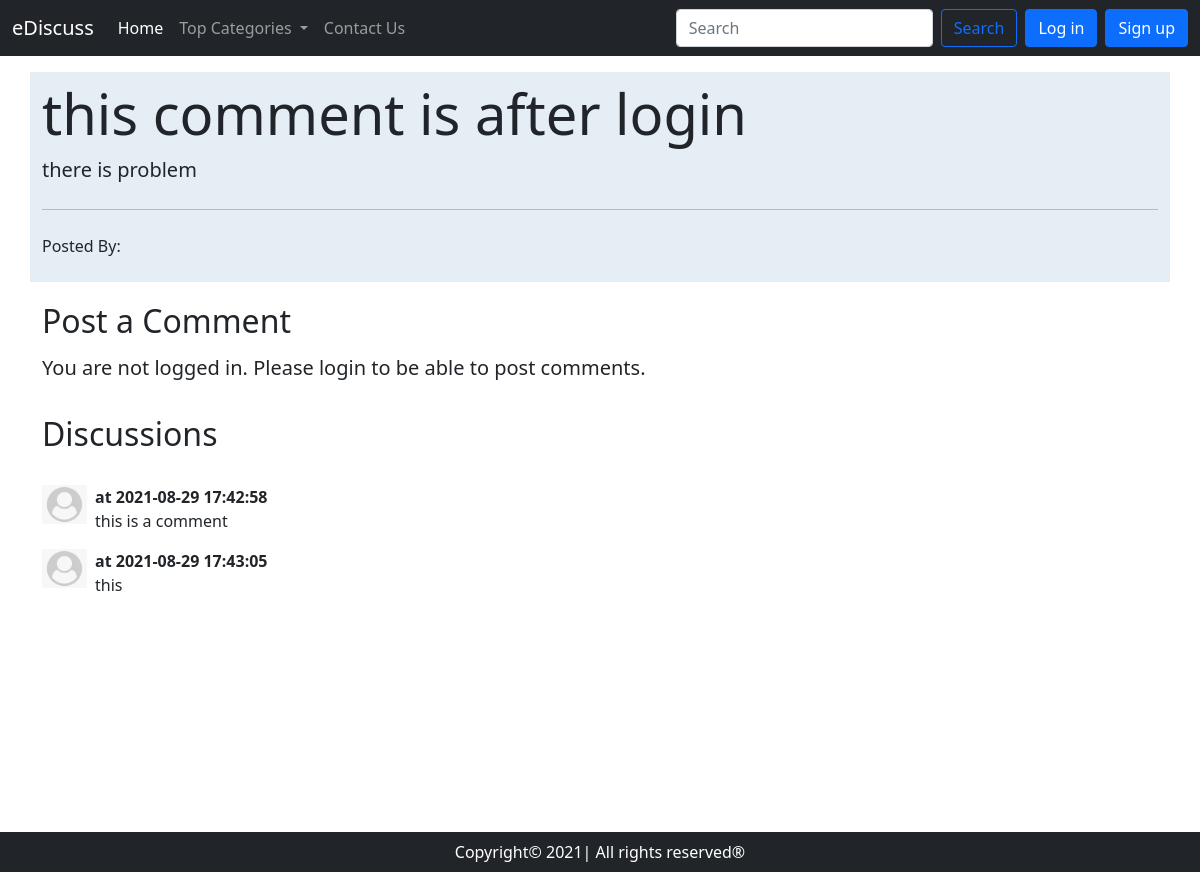
The page /app/thread.php?threadid=8 on the database its author committed.
### tables this page shows
CREATE TABLE `threads` (
  `thread_id` int(7) NOT NULL,
  `thread_title` varchar(255) NOT NULL,
  `thread_desc` text NOT NULL,
  `thread_cat_id` int(7) NOT NULL,
  `thread_user_id` int(7) NOT NULL,
  `timestamp` datetime NOT NULL DEFAULT current_timestamp()
);

CREATE TABLE `comments` (
  `comment_id` int(8) NOT NULL,
  `comment_desc` text NOT NULL,
  `thread_id` int(7) NOT NULL,
  `comment_by` int(8) NOT NULL,
  `comment_time` datetime NOT NULL DEFAULT current_timestamp()
);

### app/thread.php (the view, shortened to what this page needs)
<!doctype html>
<html lang="en">
<head>
    <link href="https://cdn.jsdelivr.net/npm/bootstrap@5.1.0/dist/css/bootstrap.min.css" rel="stylesheet"
>
</head>
<body>
    <?php include 'partials.php/_dbconnect.php';  ?>
    <?php include 'partials.php/_header.php'; ?>
    <?php
    $id=$_GET['threadid'];
    $sql="SELECT * FROM `threads` WHERE thread_id=$id;";
          $result=mysqli_query($conn,$sql);
while ($row=mysqli_fetch_assoc($result)) {
    $title=$row['thread_title'];
    $threaddesc=$row['thread_desc'];
    $thread_user_id=$row['thread_user_id'];
    $sql2="SELECT user_email FROM `users` WHERE `sno`='$thread_user_id'";
    $result2=mysqli_query($conn,$sql2);
    $row2=mysqli_fetch_assoc($result2);
    $postedby=$row2['user_email'];
}
    ?>
    <div class="container my-3 py-2" id="threads">
        <div class="jumbotron">
            <h1 class="display-4"><?php echo $title; ?> </h1>
            <p class="lead"><?php echo $threaddesc; ?> </p>
            <hr class="my-4">
            <p>Posted By: <em><?php echo $postedby; ?></em></p>
        </div>
    </div>
    <?php
    if(isset($_SESSION['loggedin'])&&$_SESSION['loggedin']==true){
        echo '<div class="container">
        <h2 class="py-3">Post a Comment</h2>
        <form action="'.$_SERVER['REQUEST_URI'].'" method="post">
            <div class="form-group">
                <label for="exampleFormControlTextarea1">Type your comment</label>
                <textarea class="form-control" id="comment" name="comment" rows="3"></textarea>
                <input type="hidden" name="sno" value="'.$_SESSION['sno'].'">
            </div>
            <button type="submit" class="btn btn-primary my-3">Post Comment</button>
        </form>
    </div>';}
    else {
        echo '<div class="container">
        <h2 class="py-1">Post a Comment</h2>
        <p class="lead">You are not logged in. Please login to be able to post comments.</p>
        </div>';
    }
?>
    <div class="container" id=footer>
        <h2 class="py-3">Discussions</h2>
        <?php
    $id=$_GET['threadid'];
    $sql="SELECT * FROM `comments` WHERE thread_id=$id ";
          $result=mysqli_query($conn,$sql);
while ($row=mysqli_fetch_assoc($result)) {
    $commentdesc=$row['comment_desc'];
    $comment_time=$row['comment_time'];
    $thread_user_id=$row['comment_by'];
    $sql2="SELECT user_email FROM `users` WHERE `sno`='$thread_user_id'";
    $result2=mysqli_query($conn,$sql2);
    $row2=mysqli_fetch_assoc($result2);
    echo '<div class="d-flex my-3">
            <div class="flex-shrink-0">
                <img src="img/userdefault.jfif" width="45px" alt="...">
            </div>
            <div class="flex-grow-1 ms-2">
            <p class="fw-bold my-0">'.$row2['user_email'].' at '.$comment_time.'</p>
                '.$commentdesc.'
            </div>
        </div>';
}
    ?>
    </div>
    <?php include 'partials.php/_footer.php'; ?>
</body>
</html>

### app/thread.php (style rules this page uses)
#footer { min-height: 433px; }
#threads { border: 2px ; background-color: #e5edf5; }

### rows shown on the page
threads: thread_title "this comment is after login", thread_desc "there is problem"
comments: comment_time "2021-08-29 17:42:58", comment_desc "this is a comment"
comments: comment_time "2021-08-29 17:43:05", comment_desc "this"
